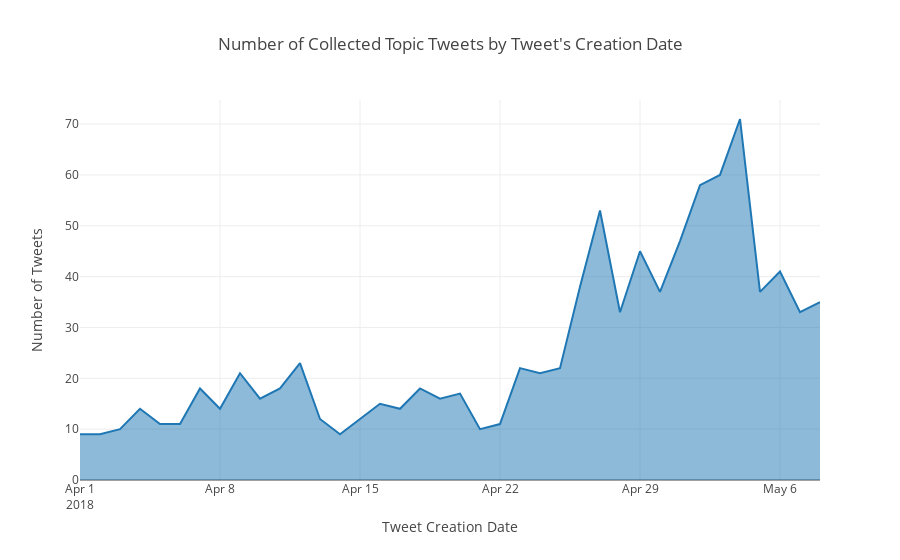

The code cell stored with this chart in its notebook:
### Code cell
trace = go.Scatter(
    x=plot_df.index.values,
    y=plot_df.values.ravel(),
    fill='tozeroy'
)
layout = go.Layout(title='Number of Collected Topic Tweets by Tweet\'s Creation Date',
                   xaxis=dict(title='Tweet Creation Date'),
                    yaxis=dict(title='Number of Tweets'),)
fig = go.Figure(data=[trace], layout=layout)
plotly.offline.iplot(fig,filename='basic-area')

### Figure 1 — Plotly figure (JSON) as saved in the notebook; plotly's stock layout.template omitted (floating-point values rounded to 4 significant figures)
{"data": [{"fill": "tozeroy", "type": "scatter", "x": ["2018-04-01", "2018-04-02", "2018-04-03", "2018-04-04", "2018-04-05", "2018-04-06", "2018-04-07", "2018-04-08", "2018-04-09", "2018-04-10", "2018-04-11", "2018-04-12", "2018-04-13", "2018-04-14", "2018-04-15", "2018-04-16", "2018-04-17", "2018-04-18", "2018-04-19", "2018-04-20", "2018-04-21", "2018-04-22", "2018-04-23", "2018-04-24", "2018-04-25", "2018-04-26", "2018-04-27", "2018-04-28", "2018-04-29", "2018-04-30", "2018-05-01", "2018-05-02", "2018-05-03", "2018-05-04", "2018-05-05", "2018-05-06", "2018-05-07", "2018-05-08"], "y": [9, 9, 10, 14, 11, 11, 18, 14, 21, 16, 18, 23, 12, 9, 12, 15, 14, 18, 16, 17, 10, 11, 22, 21, 22, 38, 53, 33, 45, 37, 47, 58, 60, 71, 37, 41, 33, 35]}], "layout": {"title": "Number of Collected Topic Tweets by Tweet's Creation Date", "xaxis": {"title": "Tweet Creation Date"}, "yaxis": {"title": "Number of Tweets"}}}
